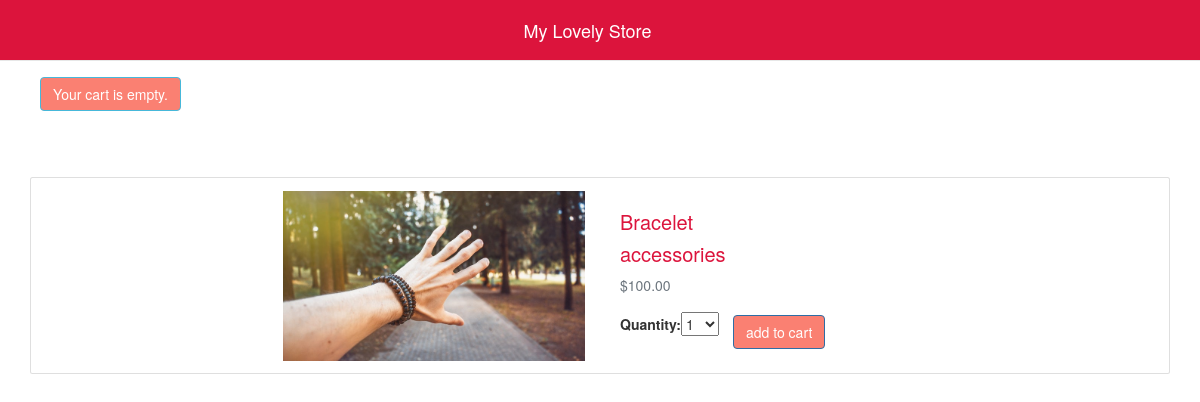
The page /1/bracelet/ on the database its author committed.
### shop/models.py (models this page shows, shortened)
class Product(models.Model):
    category = models.ForeignKey(
        Category, related_name='products', on_delete=models.CASCADE)
    name = models.CharField(max_length=100, db_index=True)
    slug = models.SlugField(max_length=100, db_index=True)
    description = models.TextField(blank=True)
    price = models.DecimalField(max_digits=10, decimal_places=2)
    available = models.BooleanField(default=True)
    stock = models.PositiveIntegerField()
    created_at = models.DateTimeField(auto_now_add=True)
    updated_at = models.DateTimeField(auto_now=True)
    image = models.ImageField(upload_to='products/%Y/%m/%d', blank=True)
    class Meta:
        ordering = ('name', )
        index_together = (('id', 'slug'),)

class Category(models.Model):
    name = models.CharField(max_length=150, db_index=True)
    slug = models.SlugField(max_length=150, unique=True, db_index=True)
    created_at = models.DateTimeField(auto_now_add=True)
    updated_at = models.DateTimeField(auto_now=True)
    class Meta:
        ordering = ('name',)
        verbose_name = 'category'
        verbose_name_plural = 'categories'
    def __str__(self):
        return self.name
    def get_absolute_url(self):
        return reverse('shop:product_list_by_category', args=[self.slug])

### shop/views.py (the view)
def product_detail(request, id, slug):
    product = get_object_or_404(Product, id=id, slug=slug, available=True)
    cart_product_form = CartAddProductForm()
    return render(request,
                  'shop/product/detail.html',
                  {'product': product,
                   'cart_product_form': cart_product_form})
    context = {
        'product': product
    }
    return render(request, 'shop/product/detail.html', context)

### cart/forms.py
class CartAddProductForm(forms.Form):
    quantity = forms.TypedChoiceField(
        choices=PRODUCT_QUANTITY_CHOICES,
        coerce=int)
    update = forms.BooleanField(required=False,
                                initial=False,
                                widget=forms.HiddenInput)

### cart/cart.py (called while the page is built)
    def __len__(self):
        return sum(item['quantity'] for item in self.cart.values())

### cart/context_processor.py (called while the page is built)
def cart(request):
    return {'cart': Cart(request)}

### shop/templates/shop/product/detail.html (shortened to what this page needs)
{% extends 'shop/base.html' %}
{% load static %}
{% block content %}
   <div class="container">
      <div class="row" style="margin-top: 6%">
                <div class="card">
                    <div class="card-body">
                        <div class="col-md-6 text-right">
                            <img src="{% if product.image %} {% static product.image.url %} {% else %} {% static 'img/default.jpg' %} {% endif %}" alt="..." style="height: 170px; width: auto">
                        </div>
                        <div class="col-md-6" style="padding-left: 20px">
                            <h3 class="product_name">{{ product.name }}</h3>
                            <h4><a class="product_name" href="{{ product.category.get_absolute_url }}">{{ product.category }}</a></h4>
                            <p class="text-muted">${{ product.price }}</p>
                            <form action="{% url "cart:cart_add" product.id %}" method="post">
                                {{ cart_product_form }}
                                <input type="submit" value="add to cart" class="btn btn-primary add_to_cart">
                            </form>
                        </div>
                    </div>
                </div>
      </div>
    </div>
{% endblock %}

### shop/static/css/styles.css (style rules this page uses)
.product_name { color: #dc143c; font-size: 20px; }
.card { width: 100%; }
.btn { margin: 10px; background-color: #fa8072 !important; }

### rows shown on the page
Product: image (picture), name "Bracelet", category "accessories", price "100.00"
